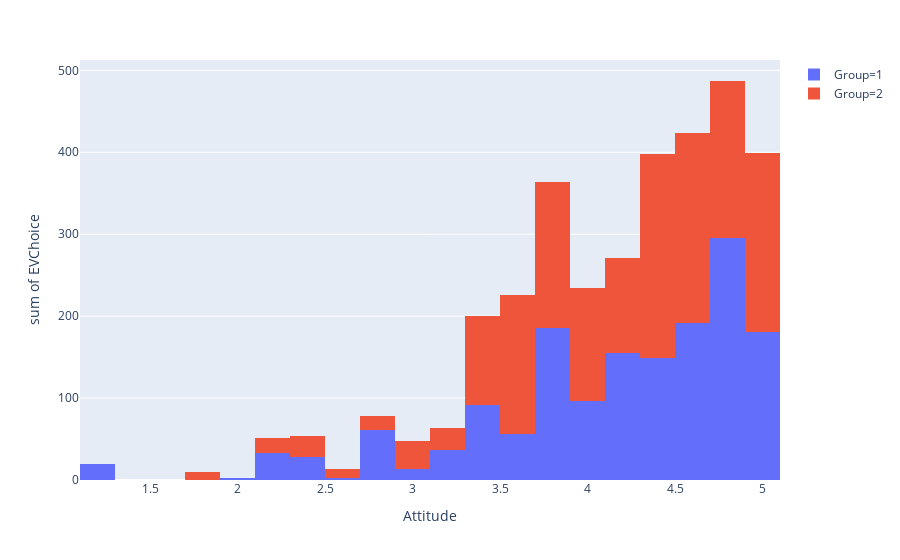
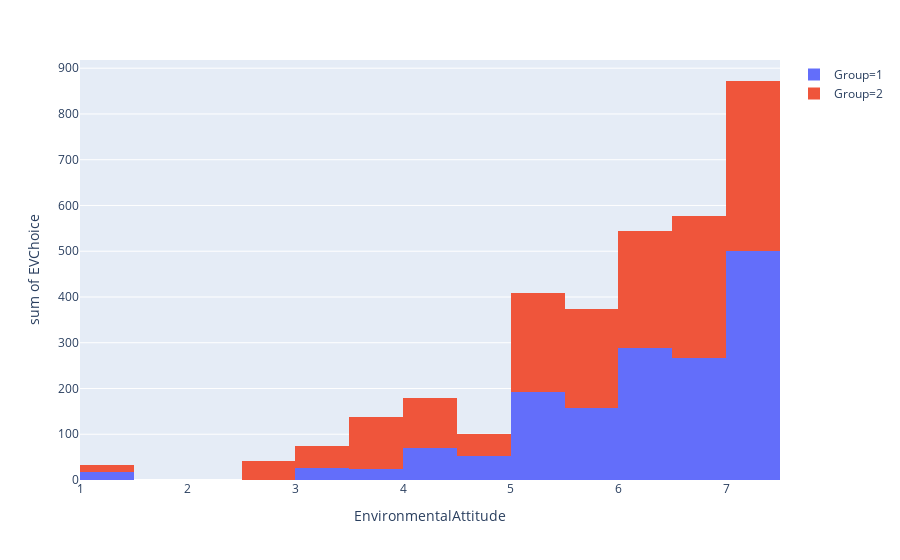

These figures' notebook cell, in order:
### Code cell
fig2 = px.histogram(df, x='Attitude', y="EVChoice", histfunc='sum', color='Group')
fig2.show()


fig3 = px.histogram(df, x='EnvironmentalAttitude', y="EVChoice", histfunc='sum', color='Group')
fig3.show()

### Figure 1 — Plotly figure (JSON) as saved in the notebook; plotly's stock layout.template omitted (floating-point values rounded to 4 significant figures)
{"data": [{"alignmentgroup": "True", "bingroup": "x", "histfunc": "sum", "hoverlabel": {"namelength": 0}, "hovertemplate": "Group=1<br>Attitude=%{x}<br>sum of EVChoice=%{y}", "legendgroup": "Group=1", "marker": {"color": "#636efa"}, "name": "Group=1", "offsetgroup": "Group=1", "orientation": "v", "showlegend": true, "type": "histogram", "x": [3.56, 3.78, 4.89, 4.89, 4.89, 4.89, 5, 3.89, 3.33, 4.89, 3.44, 2, 4.67, 4.78, 3.44, 5, 4.67, 3.44, 3.67, 3.67, 4.22, 3.33, 5, 5, 3.67, 4.22, 3.44, 4.22, 3.89, 4.33, 4.33, 5, 4, 3.89, 4.67, 4.89, 4, 4.56, 4.56, 4.33, 2.89, 3.56, 4, 5, 4.78, 3.11, 4.67, 4.67, 3.78, 4.78, 3.78, 4.11, 2.56, 4, 5, 4.22, 1.78, 3.78, 4.78, 4.56, 3.89, 3.78, 4.78, 4.44, 2.11, 4.33, 5, 4.11, 4.44, 4.33, 4, 4.67, 4.11, 2.11, 4.22, 4.56, 4.67, 2.89, 4.33, 5, 2.89, 5, 1.11, 4.89, 3.89, 4.67, 4, 2.33, 3.22, 4.67, 2.44, 4.33, 3.89, 3, 5, 4, 4, 4.11, 4.11, 4.11, 3.89, 4.11, 4.44, 4.89, 3.22, 4.89, 3.44, 4.67, 4.89, 4.89, 4.89, 4.44, 2.78, 3.33, 4.89, 3.78, 3.56], "xaxis": "x", "y": [0, 16, 19, 19, 19, 19, 19, 10, 10, 10, 13, 3, 4, 19, 8, 19, 19, 13, 11, 15, 13, 5, 19, 19, 6, 19, 19, 6, 17, 10, 19, 19, 19, 14, 19, 18, 8, 16, 18, 19, 7, 6, 8, 19, 16, 18, 9, 19, 13, 19, 10, 15, 2, 8, 19, 9, 0, 15, 17, 19, 19, 13, 7, 19, 17, 5, 19, 18, 19, 16, 19, 18, 19, 16, 3, 11, 14, 19, 7, 19, 19, 10, 19, 2, 16, 8, 7, 9, 0, 4, 19, 1, 13, 13, 0, 9, 19, 17, 18, 18, 17, 0, 15, 19, 19, 19, 12, 14, 19, 19, 17, 19, 16, 11, 18, 13, 18], "yaxis": "y"}, {"alignmentgroup": "True", "bingroup": "x", "histfunc": "sum", "hoverlabel": {"namelength": 0}, "hovertemplate": "Group=2<br>Attitude=%{x}<br>sum of EVChoice=%{y}", "legendgroup": "Group=2", "marker": {"color": "#EF553B"}, "name": "Group=2", "offsetgroup": "Group=2", "orientation": "v", "showlegend": true, "type": "histogram", "x": [4.78, 4.78, 3.56, 4.78, 3.78, 3.44, 4.11, 3.78, 4.67, 4.44, 3.78, 4.56, 4.33, 4, 4.44, 4, 3.33, 4.78, 3.67, 3.78, 4.67, 3.67, 3.56, 4.22, 3.56, 4.11, 5, 2.56, 4.44, 2.33, 5, 5, 4.56, 4.89, 3.56, 4.44, 4.78, 5, 5, 3.67, 3.78, 3.78, 4.56, 4.33, 3.89, 3.89, 3.11, 4.33, 3.67, 3.33, 3.78, 5, 4, 4.56, 4.44, 4.44, 1.78, 5, 3, 5, 3.67, 5, 4, 4.11, 2.78, 3.67, 3.33, 1.89, 4, 4.22, 4.33, 4.33, 4.89, 2.44, 4.56, 3, 3.33, 4.89, 2.89, 5, 5, 4.33, 3.89, 4.56, 3.89, 4.33, 4.67, 4.89, 4.67, 3.67, 4.22, 3.44, 3.78, 4, 4.78, 4.78, 3.11, 3.22, 4, 4.33, 2.22, 4.33, 3.44, 2.56, 4.67, 4, 4.56, 4.11, 5, 4.44, 4.56, 5, 3.33], "xaxis": "x", "y": [19, 16, 17, 13, 6, 12, 13, 15, 18, 16, 19, 17, 17, 16, 19, 14, 6, 19, 19, 19, 19, 7, 11, 19, 19, 19, 19, 6, 19, 18, 10, 19, 19, 19, 19, 12, 19, 17, 19, 19, 14, 18, 19, 18, 19, 13, 3, 14, 19, 10, 16, 14, 19, 17, 18, 11, 10, 15, 15, 19, 15, 15, 18, 15, 3, 10, 19, 0, 19, 12, 15, 19, 18, 8, 19, 19, 19, 16, 14, 19, 14, 13, 19, 19, 13, 7, 16, 16, 16, 15, 19, 11, 7, 19, 18, 19, 12, 12, 14, 15, 18, 17, 14, 6, 15, 18, 19, 19, 19, 19, 19, 19, 18], "yaxis": "y"}], "layout": {"barmode": "relative", "legend": {"tracegroupgap": 0}, "margin": {"t": 60}, "xaxis": {"anchor": "y", "domain": [0, 1], "title": {"text": "Attitude"}}, "yaxis": {"anchor": "x", "domain": [0, 1], "title": {"text": "sum of EVChoice"}}}}

### Figure 2 — Plotly figure (JSON) as saved in the notebook; plotly's stock layout.template omitted (floating-point values rounded to 4 significant figures)
{"data": [{"alignmentgroup": "True", "bingroup": "x", "histfunc": "sum", "hoverlabel": {"namelength": 0}, "hovertemplate": "Group=1<br>EnvironmentalAttitude=%{x}<br>sum of EVChoice=%{y}", "legendgroup": "Group=1", "marker": {"color": "#636efa"}, "name": "Group=1", "offsetgroup": "Group=1", "orientation": "v", "showlegend": true, "type": "histogram", "x": [5.5, 7, 6.75, 6.75, 7, 6.25, 7, 6, 4, 6.75, 5.5, 5, 3.75, 6.5, 5.5, 7, 5.5, 7, 7, 5, 7, 6.25, 3, 6.25, 6.75, 7, 5.75, 6, 5.25, 6.25, 7, 5.25, 5.25, 6.75, 7, 7, 6, 6.25, 4.5, 6.25, 4.75, 4.25, 6, 7, 7, 7, 5, 5.75, 6.5, 7, 4.5, 5.5, 4.25, 6.25, 6.25, 6, 2.25, 6.25, 7, 6.75, 5.25, 4.25, 6.5, 6.5, 5, 6.75, 7, 6.25, 5.25, 7, 7, 7, 6.25, 4.25, 7, 6.75, 6.5, 5.25, 6, 6.5, 3.75, 6.25, 6, 7, 6.25, 3, 5.75, 6.75, 7, 7, 5.25, 6.25, 5.5, 5.5, 5.5, 6.25, 7, 4.75, 6.5, 1.25, 6.5, 5.5, 6.75, 7, 7, 7, 4, 6.5, 7, 6.25, 7, 5.5, 7, 4.25, 7, 5.5, 5.25], "xaxis": "x", "y": [0, 16, 19, 19, 19, 19, 19, 10, 10, 10, 13, 3, 4, 19, 8, 19, 19, 13, 11, 15, 13, 5, 19, 19, 6, 19, 19, 6, 17, 10, 19, 19, 19, 14, 19, 18, 8, 16, 18, 19, 7, 6, 8, 19, 16, 18, 9, 19, 13, 19, 10, 15, 2, 8, 19, 9, 0, 15, 17, 19, 19, 13, 7, 19, 17, 5, 19, 18, 19, 16, 19, 18, 19, 16, 3, 11, 14, 19, 7, 19, 19, 10, 19, 2, 16, 8, 7, 9, 0, 4, 19, 1, 13, 13, 0, 9, 19, 17, 18, 18, 17, 0, 15, 19, 19, 19, 12, 14, 19, 19, 17, 19, 16, 11, 18, 13, 18], "yaxis": "y"}, {"alignmentgroup": "True", "bingroup": "x", "histfunc": "sum", "hoverlabel": {"namelength": 0}, "hovertemplate": "Group=2<br>EnvironmentalAttitude=%{x}<br>sum of EVChoice=%{y}", "legendgroup": "Group=2", "marker": {"color": "#EF553B"}, "name": "Group=2", "offsetgroup": "Group=2", "orientation": "v", "showlegend": true, "type": "histogram", "x": [6.75, 6, 4, 5.25, 6.5, 4.25, 5.5, 7, 4.75, 5, 6.25, 5.5, 6.75, 6, 6, 7, 2.5, 7, 3.25, 5.75, 7, 5, 5, 5.75, 7, 3.75, 6.75, 4.25, 7, 3, 7, 3.75, 3.75, 7, 4.25, 6, 6.75, 7, 6.5, 6.25, 5, 6, 6.5, 5.75, 7, 5.5, 7, 5.75, 5, 3.25, 5, 5, 5.25, 5, 5.25, 4, 5.5, 5.25, 1, 7, 6.5, 6.75, 6.25, 6, 6.25, 4.25, 3.5, 1.75, 6.5, 4.25, 5.75, 6.25, 5, 4, 3.75, 7, 6.75, 7, 6, 7, 5.5, 6.5, 5, 5.5, 6, 7, 5.5, 7, 6.75, 7, 6.5, 5.75, 3.5, 6.75, 7, 7, 3.5, 7, 4, 6.25, 5.5, 4.75, 4.75, 6, 6.25, 2.5, 7, 6.5, 6, 6.5, 6.75, 7, 2.5], "xaxis": "x", "y": [19, 16, 17, 13, 6, 12, 13, 15, 18, 16, 19, 17, 17, 16, 19, 14, 6, 19, 19, 19, 19, 7, 11, 19, 19, 19, 19, 6, 19, 18, 10, 19, 19, 19, 19, 12, 19, 17, 19, 19, 14, 18, 19, 18, 19, 13, 3, 14, 19, 10, 16, 14, 19, 17, 18, 11, 10, 15, 15, 19, 15, 15, 18, 15, 3, 10, 19, 0, 19, 12, 15, 19, 18, 8, 19, 19, 19, 16, 14, 19, 14, 13, 19, 19, 13, 7, 16, 16, 16, 15, 19, 11, 7, 19, 18, 19, 12, 12, 14, 15, 18, 17, 14, 6, 15, 18, 19, 19, 19, 19, 19, 19, 18], "yaxis": "y"}], "layout": {"barmode": "relative", "legend": {"tracegroupgap": 0}, "margin": {"t": 60}, "xaxis": {"anchor": "y", "domain": [0, 1], "title": {"text": "EnvironmentalAttitude"}}, "yaxis": {"anchor": "x", "domain": [0, 1], "title": {"text": "sum of EVChoice"}}}}
